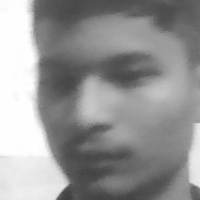
#> input picture Students/DEVANG_MAHESH_SHINDE/0.jpg, 200 x 200 px, found by its file name; its folder holds only this picture in this run
$ python train_model.py
#> lines starting #> are read from the running program, lines starting #| are printed output that depends on the picture
import cv2
import os
import numpy as np
import pickle

# ==========================
# Train Face Recognition Model
# ==========================

def train_model():

    # Face detector
    face_detector = cv2.CascadeClassifier(
        cv2.data.haarcascades + "haarcascade_frontalface_default.xml"
    )

    # Create recognizer
    recognizer = cv2.face.LBPHFaceRecognizer_create()

    faces = []
    labels = []

    label_map = {}
    current_label = 0

    students_folder = "students"

    # Check if students folder exists
    if not os.path.exists(students_folder):
        print("Students folder not found.")
        return

    print("\nScanning Student Images...\n")

    # Read every student's folder
    for student in os.listdir(students_folder):

        student_path = os.path.join(students_folder, student)

        if not os.path.isdir(student_path):
            continue

        label_map[current_label] = student

        print(f"Processing : {student}")

        for image_name in os.listdir(student_path):

            image_path = os.path.join(student_path, image_name)

            img = cv2.imread(image_path, cv2.IMREAD_GRAYSCALE)
#> img is the input picture: shape (200, 200); min 63, max 255, mean 149.6

            if img is None:
                continue

            detected = face_detector.detectMultiScale(
                img,
                scaleFactor=1.3,
                minNeighbors=5
            )
#> detected = [[9, 10, 177, 177]]

            # If face detected crop it
            if len(detected) > 0:

                x, y, w, h = detected[0]
#> x = 9; y = 10; w = 177; h = 177

                face = img[y:y+h, x:x+w]
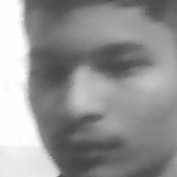
#> face: shape (177, 177); min 68, max 255, mean 147.6

                face = cv2.resize(face, (200, 200))
#> face: shape (200, 200)

            else:

                # Already cropped image
                face = cv2.resize(img, (200, 200))

            faces.append(face)
            labels.append(current_label)

        current_label += 1
#> pass 2 of the loop in train_model, `for student in os.listdir(students_folder):`:
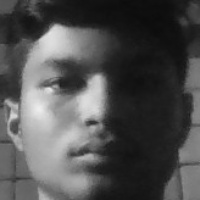
#> input picture Students/devaaaa/0.jpg, 200 x 200 px, found by its file name
#> in train_model, img is the input picture: shape (200, 200); min 11, max 238, mean 79.9
#> detected = [[10, 12, 177, 177]]
#> x = 10; y = 12
#> in train_model, `face = img[y:y+h, x:x+w]`:
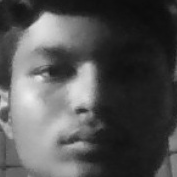
#> face: shape (177, 177); min 12, max 238, mean 82.5

    if len(faces) == 0:
        print("\nNo Images Found.")
        return

    print("\nTraining Model...\n")

    recognizer.train(faces, np.array(labels))

    # Create models folder
    os.makedirs("models", exist_ok=True)

    # Save trained model
    recognizer.save("models/trainer.yml")

    # Save label dictionary
    with open("models/labels.pkl", "wb") as file:
        pickle.dump(label_map, file)

    print("\n==============================")
    print(" Model Trained Successfully ")
    print("==============================")
    print(f"Students Trained : {len(label_map)}")
    print(f"Images Used      : {len(faces)}")
#| Images Used      : 2
    print("Model Saved      : models/trainer.yml")
    print("Labels Saved     : models/labels.pkl")
    print("==============================\n")


# ==========================
# Run Directly
# ==========================
if __name__ == "__main__":
    train_model()
